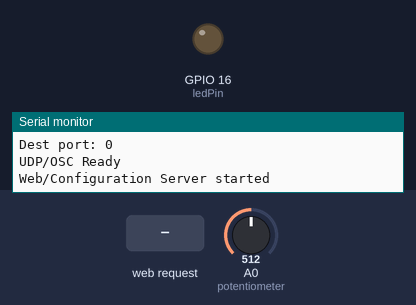
Recording of a sketch running on a simulated ESP8266 (NodeMCU). Parts: output pins drawn as LEDs (lit = HIGH), the last lines printed to the serial monitor. Inputs (shaded band) come from the test bench; at power-on: A0 (potentiometer) = 512. WiFi joins after 1.5 s; servers stay silent unless stated.

Above: at 3.2 s.
3.3 s: HTTP request GET /LED=ON received
At 4.5 s:
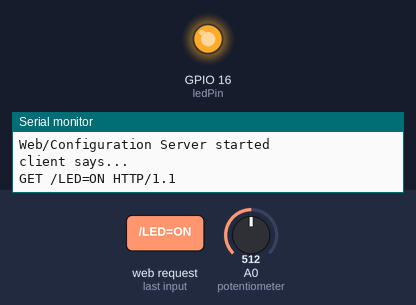
4.8 s: HTTP request GET /LED=OFF received
At 5.8 s:
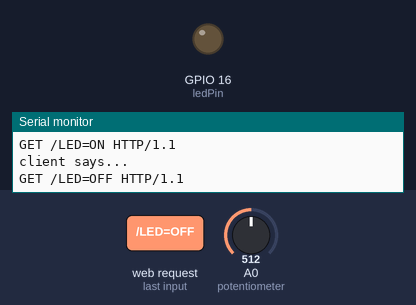
Timing chart, 0 to 7.8 s (numbered marks = the images above; inputs shaded):
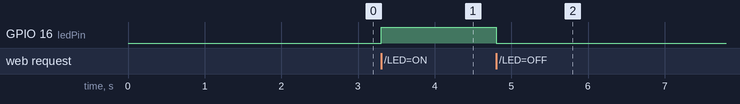

The sketch:

UDPClient_OSC2_webserver_AP.ino
```cpp
/*
 Udp Client
 */


 /*
  *  TODO:
  *  1) scanning all available wifis
  *  2) dialog for connecting to a specific wifi: user & password
  *
  */


#include <stdio.h>
#include <strings.h>
#include <ESP8266WiFi.h>
#include <WiFiUdp.h>

#include "common.h"
#include "osc.h"


char ssid[] = "myWifiName";  //  your network SSID (name)
char pass[] = "myWifiPassw";       // your network password


unsigned int localPort = 2390;      // local port to listen for UDP packets
unsigned int sendPort = 9999;       //port to transmit to computer

/* Don't hardwire the IP address or we won't get the benefits of the pool.
 *  Lookup the IP address for the host name instead */

IPAddress timeServerIP(192, 168, 4, 2); // time.nist.gov NTP server
//IPAddress timeServerIP; // time.nist.gov NTP server address
//const char* ntpServerName = "time.nist.gov";

const int UDP_PACKET_SIZE = 16; // UDP message size

byte packetBuffer[UDP_PACKET_SIZE]; //buffer to hold incoming and outgoing packets

// A UDP instance to let us send and receive packets over UDP
WiFiUDP udp;

//FROM RIOT
byte mac[6];
IPAddress DestIP = IPAddress(192,168,4,2);  //computer is assigned 192.168.4.2
uint16_t DestPort = 9999;
uint8_t ModuleID = 0;
unsigned long SampleRate = 5;
int status = WL_IDLE_STATUS;

WiFiUDP UdpPacket;
WiFiUDP ConfigPacket;
OscBuffer Kick;

char StringBuffer[MAX_STRING];
/////


//physical inputs
const int pinButton = 5; //GPIO 5 is D1
const int potentiometer = A0;
float val = 0;
int ledPin = 16; // GPIO13

//wifi server
WiFiServer server(80);

//Access Point password
const char WiFiAPPSK[] = "12345678"; //wifi password should be 8 characters long

//WiFi Status of the Board
int WiFiStatus = -1;

void setup()
{
  delay(2000);
  //JUST INIT THE PINS FOR A SPECIFIC CONFIGURATION
  initHardware();

  //TO SCAN ALL WIFIS AROUND
  //scanWifi();

  //TO CONNECT TO OTHER WIFI WITH SSID + PASSWORD
  //initWifi();

  //TO SETUP THE BOARD AS ACCESS POINT
  setupWiFiAP();

  //INIT OPEN SOUND CONTROL COMMUNICATION
  initUdpOsc();

  //INIT WEB SERVER TO COMMUNICATE/CONFIGURE VIA BROWSER
  initWebServer();

}

void loop()
{
  //READ SENSORS
  val = analogRead(potentiometer);
  //val = digitalRead(pinButton);

  //SEND AN UDP packet to a server (THIS WORKS)
  //sendUDPpacket(timeServerIP);

  ///SEND OSC
  char *pData;  //Data Container
  pData = Kick.pData;

  FloatToBigEndian(pData, &val); //Convert a variable (val) into OSC format and store it into pData
  pData += sizeof(float);

  FloatToBigEndian(pData, &val); //Again, convert a variable (val) into OSC format, this is a demo, and store it into pData
  pData += sizeof(float);

  UdpPacket.write((uint8_t*)Kick.buf, Kick.PacketSize);  //transmit an OSC package and end
  UdpPacket.endPacket();


  //WIFI SERVER
  // Check if a client has connected
  WiFiClient client = server.available();

  if (client) {
    // Wait until the client sends some data
    //Serial.println("new client");
    if(client.available()){
      // Read the first line of the request
      String request = client.readStringUntil('\r');
      Serial.println("client says...");
      Serial.println(request);
      client.flush();

      // Match the request
      int value = LOW;
      if (request.indexOf("/LED=ON") != -1)  {
        digitalWrite(ledPin, HIGH);
        value = HIGH;
      }
      if (request.indexOf("/LED=OFF") != -1)  {
        digitalWrite(ledPin, LOW);
        value = LOW;
      }
      if (request.indexOf("/connect_form.asp?") != -1)  {
        Serial.println(" ");
        Serial.println("I have received a connect request");
        //find its content
        String s1 = request.substring(30); //string starting in wifi's name
        //Serial.println(s1);
        int amp = s1.indexOf('&');
        String wifi2connect = s1.substring(0,amp); //the ssid of the new wifi
        Serial.println("I received a ssid");
        Serial.println(wifi2connect);
        int equal = s1.indexOf('=');
        String s2 = s1.substring(equal+1);
        //Serial.println(s2);
        int space = s2.indexOf("HTTP");
        String pass2connect = s2.substring(0,space);
        Serial.println("I received a passw");
        Serial.println(pass2connect);

      }

      // Return the response
      GUImanager(client);

      delay(1);
      //Serial.println("Client disconnected");
      Serial.println("");
   }
  }


  ///


  delay(10);  //try different rates


  //receive packages
  int cb = udp.parsePacket();
  if (!cb) {
    //Serial.println("no packet yet");
  }
  else {
    Serial.print("packet received, length=");
    Serial.println(cb);
    // We've received a packet, read the data from it
    udp.read(packetBuffer, UDP_PACKET_SIZE); // read the packet into the buffer

    //the timestamp starts at byte 40 of the received packet and is four bytes,
    // or two words, long. First, esxtract the two words:
    Serial.println(packetBuffer[0]);
    Serial.println(packetBuffer[1]);
    Serial.println(packetBuffer[2]);
    Serial.println(packetBuffer[3]);
    //etc

    /*
    unsigned long highWord = word(packetBuffer[40], packetBuffer[41]);
    unsigned long lowWord = word(packetBuffer[42], packetBuffer[43]);
    // combine the four bytes (two words) into a long integer
    unsigned long secsSince1900 = highWord << 16 | lowWord;
    */
  }

}

// send an UDP request to the time server at the given address
unsigned long sendUDPpacket(IPAddress& address)
{
  //Serial.println("sending NTP packet...");

  // set all bytes in the buffer to 0
  memset(packetBuffer, 0, UDP_PACKET_SIZE);

  // Initialize values needed to form UTP request
  // (see URL above for details on the packets)
  packetBuffer[0] = digitalRead(pinButton);   // LI, Version, Mode
  packetBuffer[1] = 0;     // Stratum, or type of clock
  packetBuffer[2] = 6;     // Polling Interval
  packetBuffer[3] = 0xEC;  // Peer Clock Precision
  // 8 bytes of zero for Root Delay & Root Dispersion
  packetBuffer[12]  = 49;
  packetBuffer[13]  = 0x4E;
  packetBuffer[14]  = 49;
  packetBuffer[15]  = 52;

  // all NTP fields have been given values, now
  // you can send a packet requesting a timestamp:
  udp.beginPacket(address, sendPort); //NTP requests are to port 123
  udp.write(packetBuffer, UDP_PACKET_SIZE);
  udp.endPacket();

}

void GUImanager(WiFiClient& cl) {
  // Return the response
      cl.println("HTTP/1.1 200 OK");
      cl.println("Content-Type: text/html");
      cl.println(""); //  do not forget this one
      cl.println("<!DOCTYPE HTML>");
      cl.println("<html>");
      cl.print("<body bgcolor=\"#F4E242\">");


      cl.print("<strong>NodeMCU - nodeMCU-OSC Controller: </strong>");
      if(WiFiStatus == 1){
        cl.println("<br><br>");
        cl.print("<strong>WiFi Status:  </strong>");
        cl.println("Access Point");
      }
      if(WiFiStatus == 2){
        cl.println("<br><br>");
        cl.print("<strong>WiFi Status:  </strong>");
        cl.println("Station");
      }
      /*
      if(value == HIGH) {
        cl.print("On");
      } else {
        cl.print("Off");
      }
      */
    cl.println("<br><br>");
    cl.println("<a href=\"/LED=ON\"\"><button>Turnnn On </button></a>");
    cl.println("<a href=\"/LED=OFF\"\"><button>Turnnn Off </button></a><br />");
    cl.println("<a href=\"/OSC=ON\"\"><button>OSC On </button></a>");
    cl.println("<a href=\"/OSC=OFF\"\"><button>OSC Off </button></a><br />");

    //OSC Configuration
    cl.println("<br><br>");
    cl.println("<form action=\"OSC_form.asp\" id=\"usrform\"> OSC Configuration <input type=\"text\" name=\"usrname\" value=\"Destination IP\"> <input type=\"text\" name=\"passw\" value=\"Destination Port\"> <input type=\"submit\" value=\"Submit\"> </form>");


    //Connect to WiFi
    cl.println("<br><br>");
    cl.println("<form action=\"connect_form.asp\" id=\"usrform\"> Connect Board to Wifi <input type=\"text\" name=\"usrname\" value=\"Wifi Name (SSID)\"> <input type=\"text\" name=\"passw\" value=\"password\"> <input type=\"submit\" value=\"Connect\"> </form>");

    cl.println("</html>");
}

void initHardware() {
  Serial.begin(115200);
  Serial.println();
  Serial.println();

  pinMode(pinButton, INPUT);
  pinMode(potentiometer, INPUT);
  pinMode(ledPin, OUTPUT);
  digitalWrite(ledPin, LOW);

  /*
   pinMode(16, OUTPUT);
   pinMode(5, OUTPUT);
   pinMode(4, OUTPUT);
   pinMode(0, OUTPUT);
   pinMode(2, OUTPUT);
   pinMode(14, OUTPUT);
   pinMode(12, OUTPUT);
   pinMode(13, OUTPUT);
   pinMode(15, OUTPUT);

   digitalWrite(16, LOW);
   digitalWrite(5,LOW);
   digitalWrite(4,LOW);
   digitalWrite(0,LOW);
   digitalWrite(2,LOW);
   digitalWrite(14,LOW);
   digitalWrite(12,LOW);
   digitalWrite(13,LOW);
   digitalWrite(15,LOW);
  */
}

void initWifi(){
  // We start by connecting to a WiFi network
  Serial.print("Connecting to ");
  Serial.println(ssid);
  WiFi.begin(ssid, pass);

  while (WiFi.status() != WL_CONNECTED) {
    delay(500);
    Serial.print(".");
  }
  Serial.println("");

  Serial.println("WiFi connected");
  Serial.println("IP address: ");
  Serial.println(WiFi.localIP());

}

void initUdpOsc(){
  Serial.println("Starting UDP/OSC");
  //udp.begin(localPort);
  //Serial.print("Local port: ");
  //Serial.println(udp.localPort());

  // Prep the OSC packet
  UdpPacket.begin(DestPort);
  UdpPacket.beginPacket(DestIP, DestPort);
  Serial.print("Dest port: ");
  Serial.println(UdpPacket.localPort());
  Serial.println("UDP/OSC Ready");

  sprintf(StringBuffer, "/%u/kick\0", ModuleID);
  PrepareOSC(&Kick, StringBuffer, 'f', 2); // 1 float, was:2 floats: kick intensity, boolean kick detected
}

void initWebServer(){
  //start a wifi server
  server.begin();
  Serial.println("Web/Configuration Server started");
}

void scanWifi(){

  // WiFi.scanNetworks will return the number of networks found
  int n = WiFi.scanNetworks();
  Serial.println("scan done");
  if (n == 0){
        Serial.println(" no networks found");
  }
  else
  {
    Serial.println("networks found");
    for (int i = 0; i < n; ++i)
    {
      // Print SSID and RSSI for each network found
      Serial.print(i +1);
      Serial.print( " : ");
      Serial.print(WiFi.SSID(i));
      Serial.print(" (");
      Serial.print(WiFi.RSSI(i));
      Serial.print(")");
      Serial.println((WiFi.encryptionType(i) == ENC_TYPE_NONE)?" ":"*");
      delay(10);
    }
  }
    Serial.println("");
}

void setupWiFiAP() {
  WiFi.mode(WIFI_AP);

  // Do a little work to get a unique-ish name. Append the
  // last two bytes of the MAC (HEX'd) to "ssid your name":
  uint8_t mac[WL_MAC_ADDR_LENGTH];
  WiFi.softAPmacAddress(mac);
  String macID = String(mac[WL_MAC_ADDR_LENGTH - 2], HEX) +
                 String(mac[WL_MAC_ADDR_LENGTH - 1], HEX);
  macID.toUpperCase();
  String AP_NameString = "nodeMCU-OSC " + macID;

  char AP_NameChar[AP_NameString.length() + 1];
  memset(AP_NameChar, 0, AP_NameString.length() + 1);

  for (int i=0; i<AP_NameString.length(); i++)
    AP_NameChar[i] = AP_NameString.charAt(i);

  boolean result = WiFi.softAP(AP_NameChar);// , WiFiAPPSK); //if not opened
  Serial.println("");
  if(result == true)
  {
    Serial.println("Access Point ON");;
  }
  else
  {
    Serial.println("Access Point Failed");
  }

  Serial.println("My IP is:");
  Serial.println(WiFi.softAPIP());

  WiFiStatus = 1;
}
```

common.h
```cpp
#ifndef	_COMMON_H
#define	_COMMON_H

#include <ESP8266WiFi.h>


typedef union uWord {
	short int Value;
  	unsigned char Val[sizeof(short int)];
} Word;


#define MAX_STRING_LEN  80
#define MAX_STRING      200

#endif
```

osc.cpp
```cpp
// Basic handling of an OSC packet

//#include <energia.h>
#include <stdio.h>
#include <string.h>
#include "osc.h"
#include "common.h"

void PrepareOSC(OscBuffer *TheBuffer, char *OscAddress, char TypeTag, uint8_t Slots)
{
  int i;
  int size = 0;
  char *pBuf;

  pBuf = TheBuffer->buf;
  size = strlen(OscAddress);
  strcpy(pBuf, OscAddress);
  pBuf += size;

  // We can't stop on an aligned %4, as we need at least one zero terminator in the address
  if(!(size%4))
  {
    *pBuf = '\0';
    size++;
    pBuf++;
  }

  // 4 byte padding / suffing
  while(size%4)
  {
    *pBuf = '\0';
    size++;
    pBuf++;
  }
  // adds the comma char (separator for typetags)
  *pBuf = ',';
  pBuf++;
  size++;
  // adds the type tags
  for(i = 0 ; i < Slots ; i++)
  {
    *pBuf = TypeTag;
    pBuf++;
  }
  size += Slots;

  // We can't stop on an aligned %4, as we need at least one zero terminator in the address
  if(!(size%4))
  {
    *pBuf = '\0';
    size++;
    pBuf++;
  }
  // 4 byte padding / stuffing
  while(size%4)
  {
    *pBuf = '\0';
    pBuf++;
    size++;
  }

  // Stores where the actual data start
  TheBuffer->pData = pBuf;

  // Adds size of data
  size += Slots*4;
  pBuf += Slots*4;

  // Dumb check as at that point it's supposed to be 4-byte aligned
  while(size%4)
  {
    size++;
    pBuf++;
  }
  TheBuffer->PacketSize = size;
  *(pBuf+1) = '\0';
  //Serial.print("OSC packet size = ");
  //Serial.println(size);
}

void ShortToBigEndian(char *Dest, short int Val)
{
  // Sign padding
  if(Val < 0)
  {
      Dest[0] = 0xFF;
      Dest[1] = 0xFF;
  }
  else
  {
      Dest[0] = 0;
      Dest[1] = 0;
  }
  Dest[2] = (unsigned char)(Val >> 8);
  Dest[3] = (unsigned char)(Val & 0x00FF);
}

void WordToBigEndian(char *Dest, Word TheWord)
{
  // Sign padding / extension
  if(TheWord.Value < 0)
  {
      Dest[0] = 0xFF;
      Dest[1] = 0xFF;
  }
  else
  {
      Dest[0] = 0;
      Dest[1] = 0;
  }
  Dest[2] = TheWord.Val[1];
  Dest[3] = TheWord.Val[0];
}


void FloatToBigEndian(char *Dest, float *TheFloat)
{
  char *pF = (char*)TheFloat;
  Dest[0] = pF[3];
  Dest[1] = pF[2];
  Dest[2] = pF[1];
  Dest[3] = pF[0];

}
```

osc.h
```cpp
#include "common.h"

#define MAX_OSC_BUFFER_SIZE  200

typedef struct s_OSC {
  char buf[MAX_OSC_BUFFER_SIZE];
  char *pData;
  unsigned int PacketSize;
} OscBuffer;


void PrepareOSC(OscBuffer *TheBuffer, char *OscAddress, char TypeTag, uint8_t Slots);
void ShortToBigEndian(char *Dest, short int Val);
void WordToBigEndian(char *Dest, Word TheWord);
void FloatToBigEndian(char *Dest, float *TheFloat);
```

Measured:
- after the input at 3.3 s, GPIO 16 (ledPin): LOW → HIGH at once
- after the input at 4.8 s, GPIO 16 (ledPin): HIGH → LOW at once
